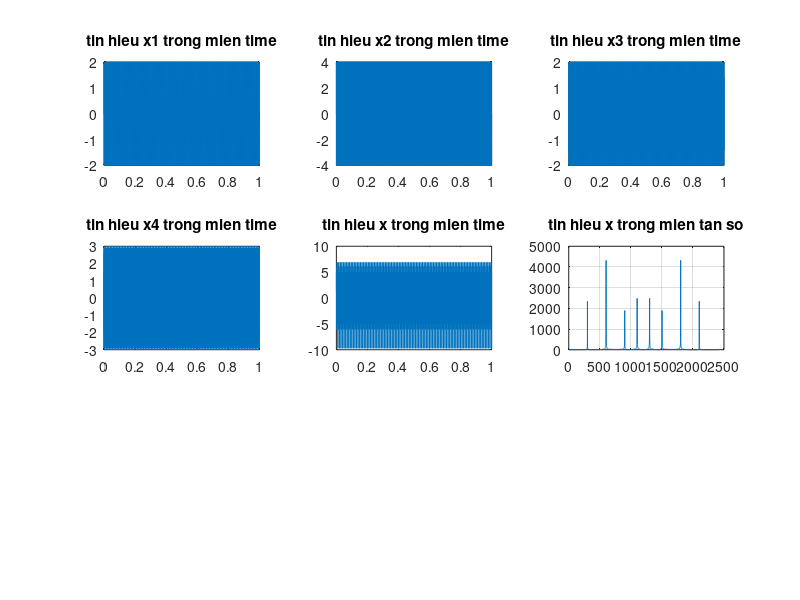
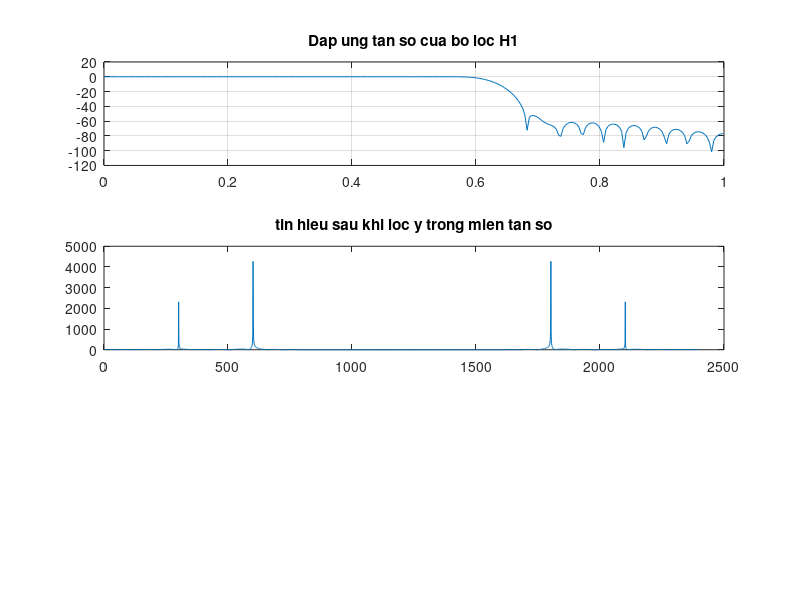

Write the MATLAB code that produced these figures, in order. (Note: this script raises an error after producing the figures.)
f1=300;
f2=600;
f3=900;
f4=1100;
Fs=2400;
T=1/Fs;
t=0:T:1;
x1=2*sin(2*pi*f1*t);
x2=4*sin(2*pi*f2*t);
x3=2*cos(2*pi*f3*t);
x4=3*cos(2*pi*f4*t);
x=x1+x2+x3+x4;

figure (1);
subplot(331); plot(t,x1); title('tin hieu x1 trong mien time')
subplot(332); plot(t,x2); title('tin hieu x2 trong mien time')
subplot(333); plot(t,x3); title('tin hieu x3 trong mien time')
subplot(334); plot(t,x4); title('tin hieu x4 trong mien time')
subplot(335); plot(t,x); title('tin hieu x trong mien time')
x_fft=fft(x);
subplot(336); plot(abs(x_fft)); grid on;
title('tin hieu x trong mien tan so')

figure (2);
fc=750;
wn=2*fc/Fs;
N=60;
b=fir1(N,wn, 'low'); w=0:2*pi/551:pi; h1=freqz(b,1,w);
subplot(311); plot(w/pi,(20.*log10(abs(h1))));
title('Dap ung tan so cua bo loc H1'); grid on;
y=filter(b,1,x);
y_fft=fft(y); subplot(312); plot(abs(y_fft));
title('tin hieu sau khi loc y trong mien tan so');

figure (3);
fc=750;
w_bar=bartlett(60); 
wn=2*fc*pi/Fs;
hd=thongthap(wn,60);
h=hd.*w_bar';
w=0:2*pi/551:pi; h2=freqz(h,1,w);
subplot(311);plot(w/pi,(20.*log10(abs(h2))));
title('Dap ung tan so cua bo loc H1'); grid on
y=filter(h,1,x); 
y_fft=fft(y);subplot(312);plot(abs(y_fft));
title('tin hieu sau loc y trong mien tan so');
